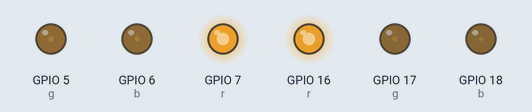
Simulated run of this program. Board: ESP32 board running MicroPython. On the bench: output pins drawn as LEDs (lit = HIGH). Random numbers come from a fixed seed.

Above: at 0.15 s.
At 20.59 s:
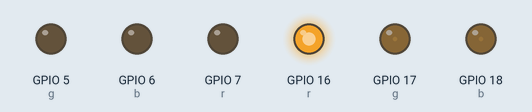
At 39.77 s:
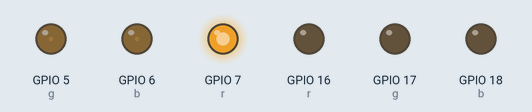
Timing chart, 0 to 40.0 s (numbered marks = the images above):
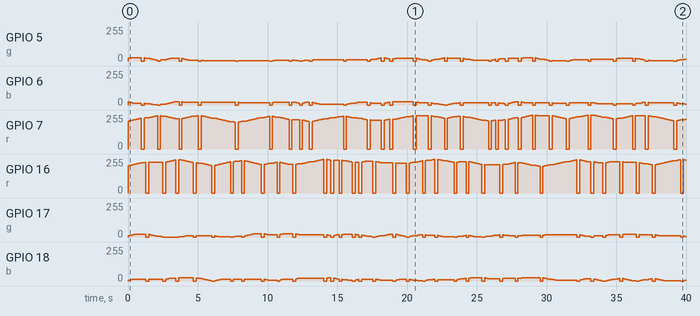

The program:

my_skull_eyes.py
```python
from machine import Pin, PWM
import time
import random

# Set this to True for both LEDs to show the same color, or False for independent colors
same_color = True  # Set to False if you want each LED to show different colors

# Configuration settings for smooth color transitions
step_size = 1        # Smaller step size for smoother transition
delay = 0.01         # Delay between steps for smooth transitions
blink_delay = 0.2    # Delay for blinking effect

# Define mostly red color ranges for each LED
color_ranges = {
    "LED1": {
        "r": (800, 1023),   # High range for red intensity on LED 1
        "g": (0, 100),      # Lower range for green intensity on LED 1
        "b": (0, 100)       # Lower range for blue intensity on LED 1
    },
    "LED2": {
        "r": (800, 1023),   # High range for red intensity on LED 2
        "g": (0, 100),      # Lower range for green intensity on LED 2
        "b": (0, 100)       # Lower range for blue intensity on LED 2
    }
}

# Define RGB pin connections for each LED
led_pins = {
    "LED1": {"r": Pin(7, Pin.OUT), "g": Pin(5, Pin.OUT), "b": Pin(6, Pin.OUT)},
    "LED2": {"r": Pin(16, Pin.OUT), "g": Pin(17, Pin.OUT), "b": Pin(18, Pin.OUT)}
}

# Initialize PWM for each color channel
led_pwm = {
    "LED1": {color: PWM(pin, freq=1000) for color, pin in led_pins["LED1"].items()},
    "LED2": {color: PWM(pin, freq=1000) for color, pin in led_pins["LED2"].items()}
}

# Function to set color for a given LED
def set_color(led, r, g, b):
    led_pwm[led]["r"].duty(r)
    led_pwm[led]["g"].duty(g)
    led_pwm[led]["b"].duty(b)

# Function to blink the LED off and back to the given color
def blink(led, r, g, b):
    # Turn off the LED by setting duty cycle to 0
    set_color(led, 0, 0, 0)
    time.sleep(blink_delay)  # Short delay for blink effect
    # Restore the LED to the specified color
    set_color(led, r, g, b)

# Function to generate random color within defined ranges
def random_color(led):
    r = random.randint(*color_ranges[led]["r"])
    g = random.randint(*color_ranges[led]["g"])
    b = random.randint(*color_ranges[led]["b"])
    return r, g, b

# Function for smooth color transitions with optional synchronization and blinking
def smooth_transition():
    # Initialize current and target colors for each LED
    current_colors = {
        "LED1": random_color("LED1"),
        "LED2": random_color("LED2")
    }
    target_colors = {
        "LED1": random_color("LED1"),
        "LED2": random_color("LED1") if same_color else random_color("LED2")
    }

    # Start smooth transitions
    while True:
        for led in ["LED1", "LED2"]:
            # Check if current color matches the target; if so, pick a new random target
            if current_colors[led] == target_colors[led]:
                # Perform blink effect before changing to a new target color
                blink(led, *current_colors[led])

                # Set a new target color
                target_colors[led] = random_color("LED1") if same_color else random_color(led)

            # Update each color component (r, g, b) towards its target for a smooth transition
            new_colors = []
            for current, target in zip(current_colors[led], target_colors[led]):
                if current < target:
                    current = min(current + step_size, target)
                elif current > target:
                    current = max(current - step_size, target)
                new_colors.append(current)

            # Update current color values and set the new color on the LED
            current_colors[led] = tuple(new_colors)
            set_color(led, *current_colors[led])

        # Delay for smooth transitions
        time.sleep(delay)

# Start the smooth color transitions
smooth_transition()
```
